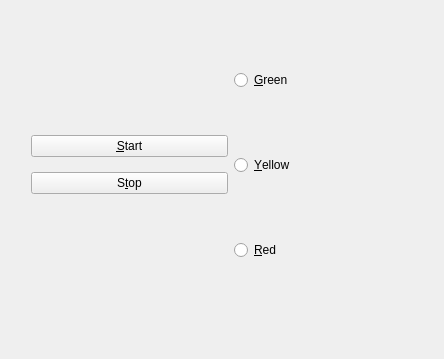
<?xml version="1.0" encoding="UTF-8"?>
<ui version="4.0">
 <class>TrafficLight</class>
 <widget class="QWidget" name="TrafficLight">
  <property name="geometry">
   <rect>
    <x>0</x>
    <y>0</y>
    <width>444</width>
    <height>359</height>
   </rect>
  </property>
  <property name="windowTitle">
   <string>TrafficLight</string>
  </property>
  <widget class="QWidget" name="horizontalLayoutWidget">
   <property name="geometry">
    <rect>
     <x>20</x>
     <y>0</y>
     <width>421</width>
     <height>331</height>
    </rect>
   </property>
   <layout class="QHBoxLayout" name="horizontalLayout">
    <item>
     <layout class="QVBoxLayout" name="verticalLayout_2">
      <property name="topMargin">
       <number>115</number>
      </property>
      <property name="bottomMargin">
       <number>115</number>
      </property>
      <item>
       <widget class="QPushButton" name="startButton">
        <property name="text">
         <string>&amp;Start</string>
        </property>
       </widget>
      </item>
      <item>
       <widget class="QPushButton" name="stopButton">
        <property name="text">
         <string>S&amp;top</string>
        </property>
       </widget>
      </item>
     </layout>
    </item>
    <item>
     <layout class="QVBoxLayout" name="verticalLayout">
      <item>
       <widget class="QRadioButton" name="greenRadio">
        <property name="text">
         <string>&amp;Green</string>
        </property>
       </widget>
      </item>
      <item>
       <widget class="QRadioButton" name="yellowRadio">
        <property name="text">
         <string>&amp;Yellow</string>
        </property>
       </widget>
      </item>
      <item>
       <widget class="QRadioButton" name="redRadio">
        <property name="text">
         <string>&amp;Red</string>
        </property>
       </widget>
      </item>
     </layout>
    </item>
   </layout>
  </widget>
 </widget>
 <layoutdefault spacing="6" margin="11"/>
 <resources/>
 <connections/>
</ui>
